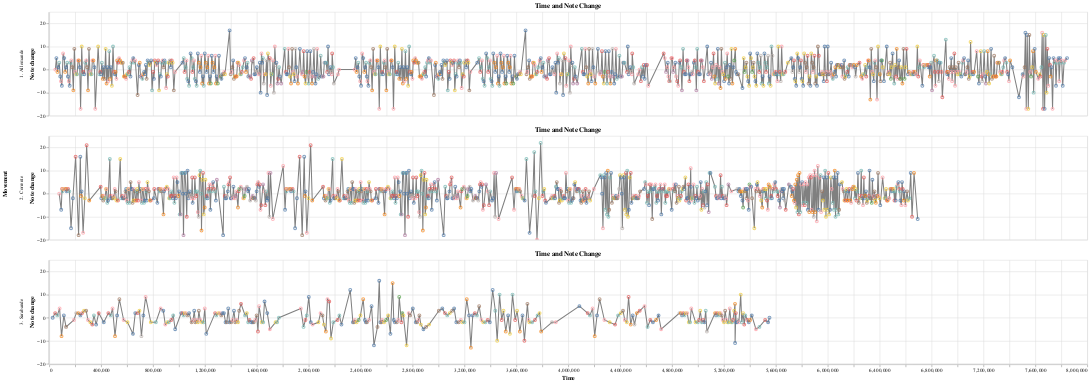

Here is the notebook cell this chart was saved with:
### Markdown cell above
線があった方が見えやすい?

### Code cell
data = pd.DataFrame(solo_flute_data)

line = alt.Chart(data).mark_line().encode(
    x=alt.X("start_time", title="Time"),
    y=alt.Y("note_distance", title="Note change"),
    color=alt.value("#808080"),
    tooltip=["note_name", "note", "note_distance"],  # Add tooltips for interactivity
).properties(
    title="Time and Note Change",
    width=2000,
    height=200,
)

# Points chart
points = alt.Chart(data).mark_point().encode(
    x=alt.X("start_time", title="Time"),
    y=alt.Y("note_distance", title="Note change"),
    tooltip=["note_name", "note", "note_distance"],  # Add tooltips for interactivity
    color=alt.Color('note_name', legend=None)  # Optional: Color points by note_name
)

# Combine the line and points charts
combined_chart = line + points

# Show the plot
combined_chart.facet(
    row=alt.Row("movement", title="Movement")  # Facet by movement
).interactive()

### Figure 1 — Vega-Lite specification as saved in the notebook (floating-point values rounded to 4 significant figures; data arrays with more than 128 entries replaced by an {"elided": "..."} marker saying what was removed)
{"config": {"view": {"continuousWidth": 300, "continuousHeight": 300}}, "data": {"name": "data-b377bfe8e9a9e502de7bc492afaed0e5"}, "facet": {"row": {"field": "movement", "title": "Movement", "type": "nominal"}}, "spec": {"layer": [{"mark": {"type": "line"}, "encoding": {"color": {"value": "#808080"}, "tooltip": [{"field": "note_name", "type": "nominal"}, {"field": "note", "type": "quantitative"}, {"field": "note_distance", "type": "quantitative"}], "x": {"field": "start_time", "title": "Time", "type": "quantitative"}, "y": {"field": "note_distance", "title": "Note change", "type": "quantitative"}}, "name": "view_5", "title": "Time and Note Change"}, {"mark": {"type": "point"}, "encoding": {"color": {"field": "note_name", "legend": null, "type": "nominal"}, "tooltip": [{"field": "note_name", "type": "nominal"}, {"field": "note", "type": "quantitative"}, {"field": "note_distance", "type": "quantitative"}], "x": {"field": "start_time", "title": "Time", "type": "quantitative"}, "y": {"field": "note_distance", "title": "Note change", "type": "quantitative"}}}], "height": 200, "width": 2000}, "params": [{"name": "param_5", "select": {"type": "interval", "encodings": ["x", "y"]}, "bind": "scales", "views": ["view_5"]}], "$schema": "https://vega.github.io/schema/vega-lite/v5.20.1.json", "datasets": {"data-b377bfe8e9a9e502de7bc492afaed0e5": {"elided": "2214 records"}}}
